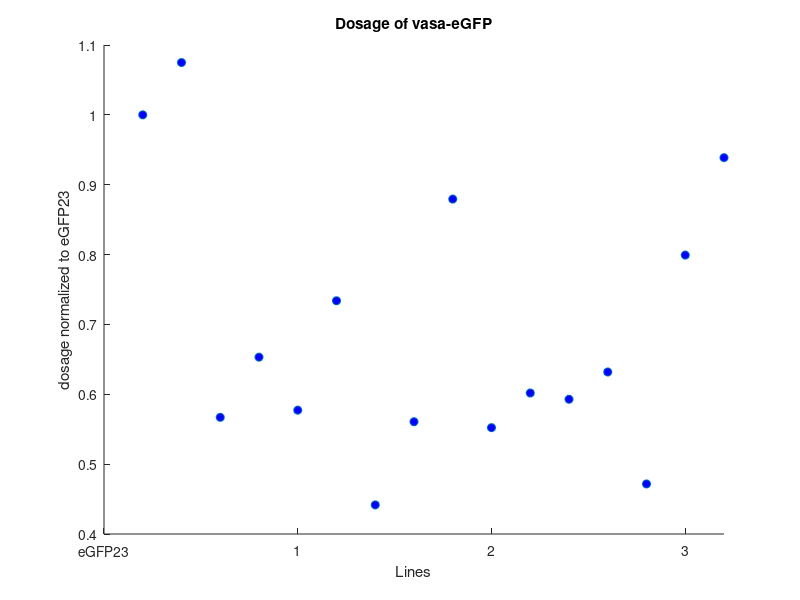

The MATLAB script that drew this image: (Note: this script raises an error after producing the figure.)
%% Plot vasa-eGFP intensities compared to eGFP23

% The data is acquired from each line by measruing the fluorescence of
% 4~5 embryos, then averaging the fluorescence from the rectangular region.
% I need to double check for one or two datasets just as a sanity check.
% The lines could be either hetero or homozygous, we could only know when
% there are heterogenous populations.
% I need to measure again for 
Lines = {'eGFP23','1','2','3','4','5','6','7','8','9','10','11','12','13','14','15'};
% Hets = [2,6,7,8,9];
MeanFluoLines = [1
1.074909206
0.566998263
0.653124288
0.577261961
0.733901784
0.441654824
0.560760189
0.879414445
0.552254998
0.601812017
0.592834633
0.631916103
0.471663998
0.799270905
0.938730175
]; % From Meghan's dataset in Excel file

hold on
plot(1:16,MeanFluoLines,'o','MarkerFaceColor','b')

title('Dosage of vasa-eGFP')
xlabel('Lines')
ylabel('dosage normalized to eGFP23')

%set(gca,'XtickLabel',Lines)
xtick = (1:16)
xticklabels(Lines)
%xlim([-1 10]);
%hold off
%% Plot using Simon's code
%%
Lines = {'1','2','3A','3B','4','5','6','7','8','9','10','11','12','13A','13B','14A',''};
Hets = [2,6,7,8,9];
MeanFluoLines = zeros(1,length(Lines));
hold on
for line = 1:length(Lines)
    MeanFluoColumn = Data(:,line*3);
    EmbryoMeans =[];
    for embryo = 1:8
        SingleEmbryoMean = nanmean(MeanFluoColumn([embryo:embryo+3]));
        EmbryoMeans = [EmbryoMeans SingleEmbryoMean]
    end
        
    if any(Hets==line)
        EmbryoMeans = EmbryoMeans*2;
        MeanFluoLines(line) = MeanFluoLines(line)*2;
    end
    
    MeanEmbryoMeans = nanmean(EmbryoMeans);
    MeanFluoLines(line) = MeanEmbryoMeans;

    plot(line,MeanFluoLines(line),'o','MarkerFaceColor','b')
    plot(line*ones(1,8),EmbryoMeans,'ro')
end
%xticks(Lines)
xlim([-1 10]);
hold off

